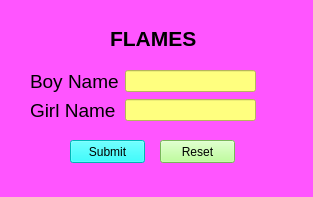
<?xml version="1.0" encoding="UTF-8"?>
<ui version="4.0">
 <class>MainWindow</class>
 <widget class="QMainWindow" name="MainWindow">
  <property name="geometry">
   <rect>
    <x>0</x>
    <y>0</y>
    <width>313</width>
    <height>197</height>
   </rect>
  </property>
  <property name="windowTitle">
   <string>MainWindow</string>
  </property>
  <property name="styleSheet">
   <string notr="true">background-color: rgb(255, 85, 255);</string>
  </property>
  <widget class="QWidget" name="centralwidget">
   <widget class="QLabel" name="label">
    <property name="geometry">
     <rect>
      <x>110</x>
      <y>30</y>
      <width>141</width>
      <height>16</height>
     </rect>
    </property>
    <property name="font">
     <font>
      <pointsize>16</pointsize>
      <weight>75</weight>
      <bold>true</bold>
     </font>
    </property>
    <property name="text">
     <string>FLAMES</string>
    </property>
   </widget>
   <widget class="QPushButton" name="pushButton">
    <property name="geometry">
     <rect>
      <x>70</x>
      <y>140</y>
      <width>75</width>
      <height>23</height>
     </rect>
    </property>
    <property name="styleSheet">
     <string notr="true">background-color: rgb(0, 255, 255);</string>
    </property>
    <property name="text">
     <string>Submit</string>
    </property>
   </widget>
   <widget class="QPushButton" name="pushButton_2">
    <property name="geometry">
     <rect>
      <x>160</x>
      <y>140</y>
      <width>75</width>
      <height>23</height>
     </rect>
    </property>
    <property name="styleSheet">
     <string notr="true">background-color: rgb(170, 255, 127);</string>
    </property>
    <property name="text">
     <string>Reset</string>
    </property>
   </widget>
   <widget class="QWidget" name="">
    <property name="geometry">
     <rect>
      <x>30</x>
      <y>70</y>
      <width>226</width>
      <height>54</height>
     </rect>
    </property>
    <layout class="QGridLayout" name="gridLayout">
     <item row="0" column="1">
      <widget class="QLineEdit" name="lineEdit">
       <property name="styleSheet">
        <string notr="true">background-color: rgb(255, 255, 127);</string>
       </property>
      </widget>
     </item>
     <item row="1" column="0">
      <widget class="QLabel" name="label_3">
       <property name="font">
        <font>
         <pointsize>14</pointsize>
        </font>
       </property>
       <property name="text">
        <string>Girl Name</string>
       </property>
      </widget>
     </item>
     <item row="1" column="1">
      <widget class="QLineEdit" name="lineEdit_2">
       <property name="styleSheet">
        <string notr="true">background-color: rgb(255, 255, 127);</string>
       </property>
      </widget>
     </item>
     <item row="0" column="0">
      <widget class="QLabel" name="label_2">
       <property name="font">
        <font>
         <pointsize>14</pointsize>
        </font>
       </property>
       <property name="text">
        <string>Boy Name</string>
       </property>
      </widget>
     </item>
    </layout>
   </widget>
  </widget>
  <widget class="QStatusBar" name="statusbar"/>
 </widget>
 <resources/>
 <connections/>
</ui>
